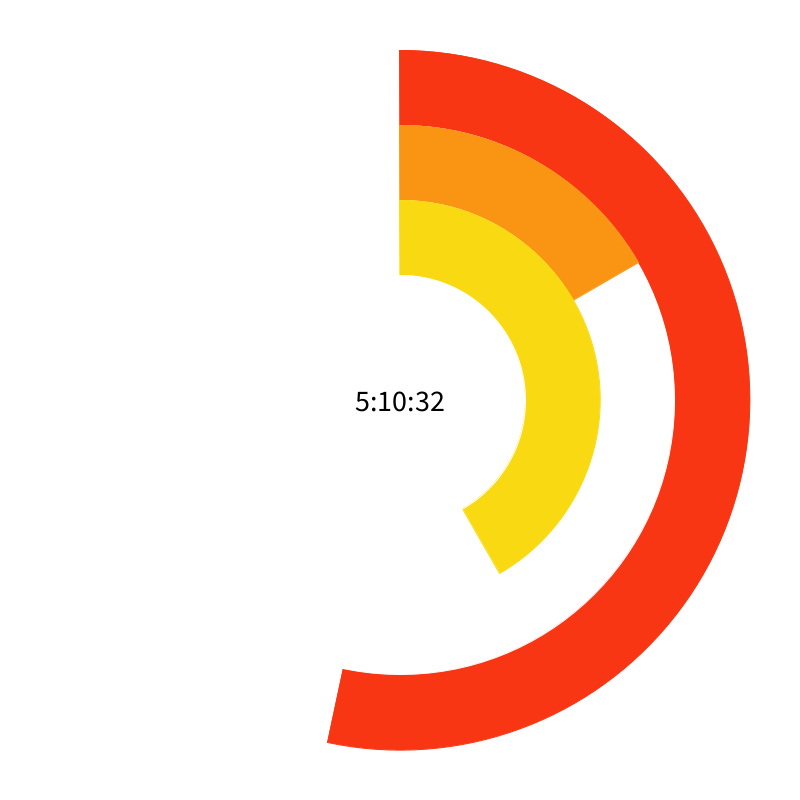
Frame 1 (no input)
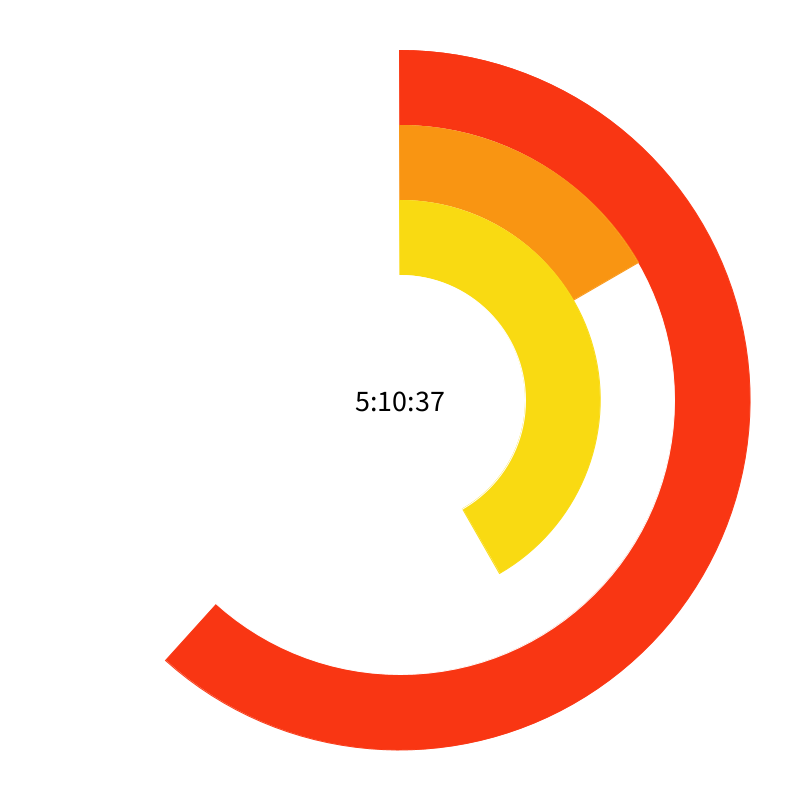
Frame 60 (the mouse pressed at the canvas centre just before this capture)
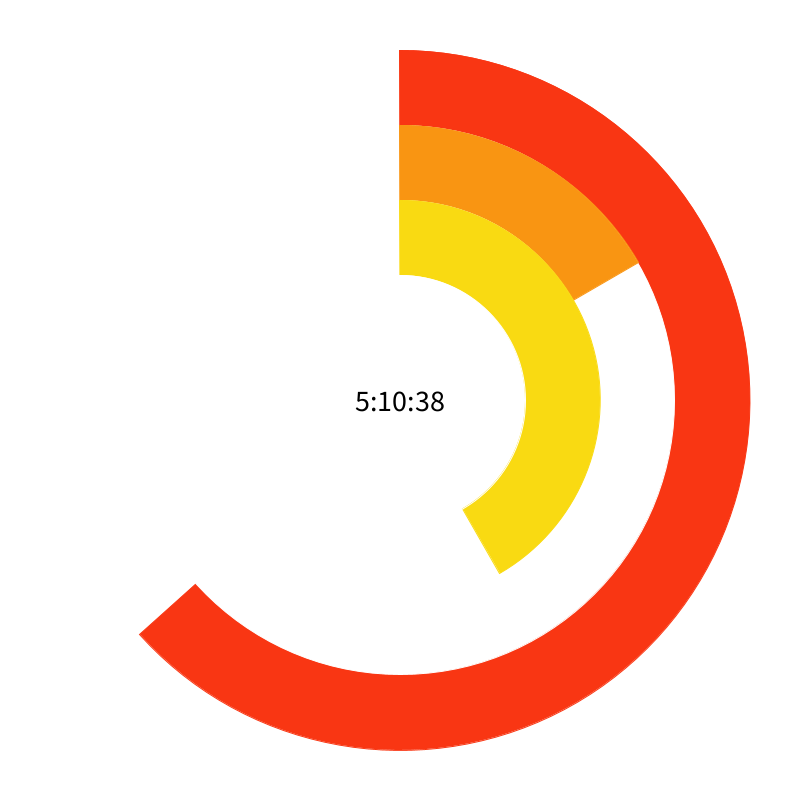
Frame 120 (the mouse held since frame 60 and released just before this capture)

The Processing sketch that drew these frames (run headless with seeded random() and noise(); from frame 60 on, the mouse is pressed at the canvas centre):

// Processing sketch: Clock
// ── Clock.pde
void setup() {
  size(800,800);
}

void draw() {
  background(255);
  
  float sec = second();
  float min = minute();
  float hou = hour();
  
  strokeWeight(1);
  stroke(249, 54, 19);
  fill(249, 54, 19);
  float secAngle = map(sec, 0, 60, 0, 360);
  arc(400, 400, 700, 700, radians(-90), radians(secAngle-90), PIE);
  
  stroke(255);
  fill(255);
  ellipse(400,400,549,549);
  
  stroke(249, 149, 18);
  fill(249, 149, 18);
  float minAngle = map(min, 0, 60, 0, 360);
  arc(400, 400, 550, 550, radians(-90), radians(minAngle-90), PIE);
  
  stroke(255);
  fill(255);
  ellipse(400,400,399,399);
  
  stroke(249, 218, 18);
  fill(249, 218, 18);
  float houAngle = map(hou % 12, 0, 12, 0, 360);
  arc(400, 400, 400, 400, radians(-90), radians(houAngle-90), PIE);
  
  stroke(255);
  fill(255);
  ellipse(400,400,250,250);
  
  fill(0);
  noStroke();
  textSize(30);
  textAlign(CENTER, CENTER);
  text(int(hou) +":"+ int(min) +":"+ int(sec), 400, 400);
}
